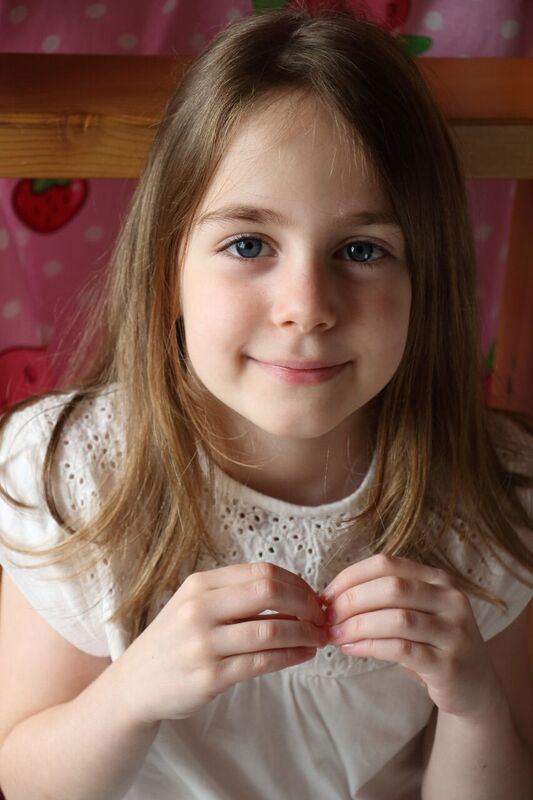
#> input picture src/ch3/1_cv2io/test.jpg, 533 x 800 px
$ python resize.py
#> lines starting #> are read from the running program, lines starting #| are printed output that depends on the picture
# 2018-10-16
# resize.py

import matplotlib.pyplot as plt
import cv2

# 画像を読み込む
img = cv2.imread("test.jpg")
#> img is the input picture: shape (800, 533, 3); mean B, G, R 82.6, 95.3, 126
# 画像をリサイズ
im2 = cv2.resize(img, (600, 300))
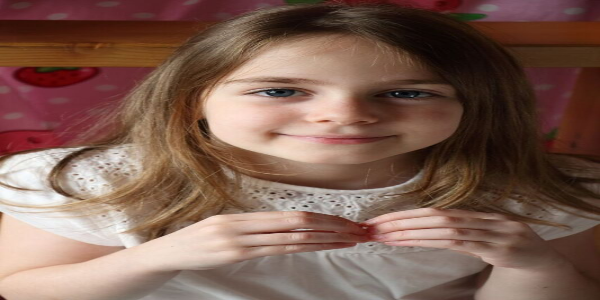
#> im2: shape (300, 600, 3); mean B, G, R 82.5, 95.2, 125.9
# リサイズした画像を保存
cv2.imwrite("out-resize.png", im2)

# 画像を表示
plt.imshow(cv2.cvtColor(im2, cv2.COLOR_BGR2RGB))
plt.show()
